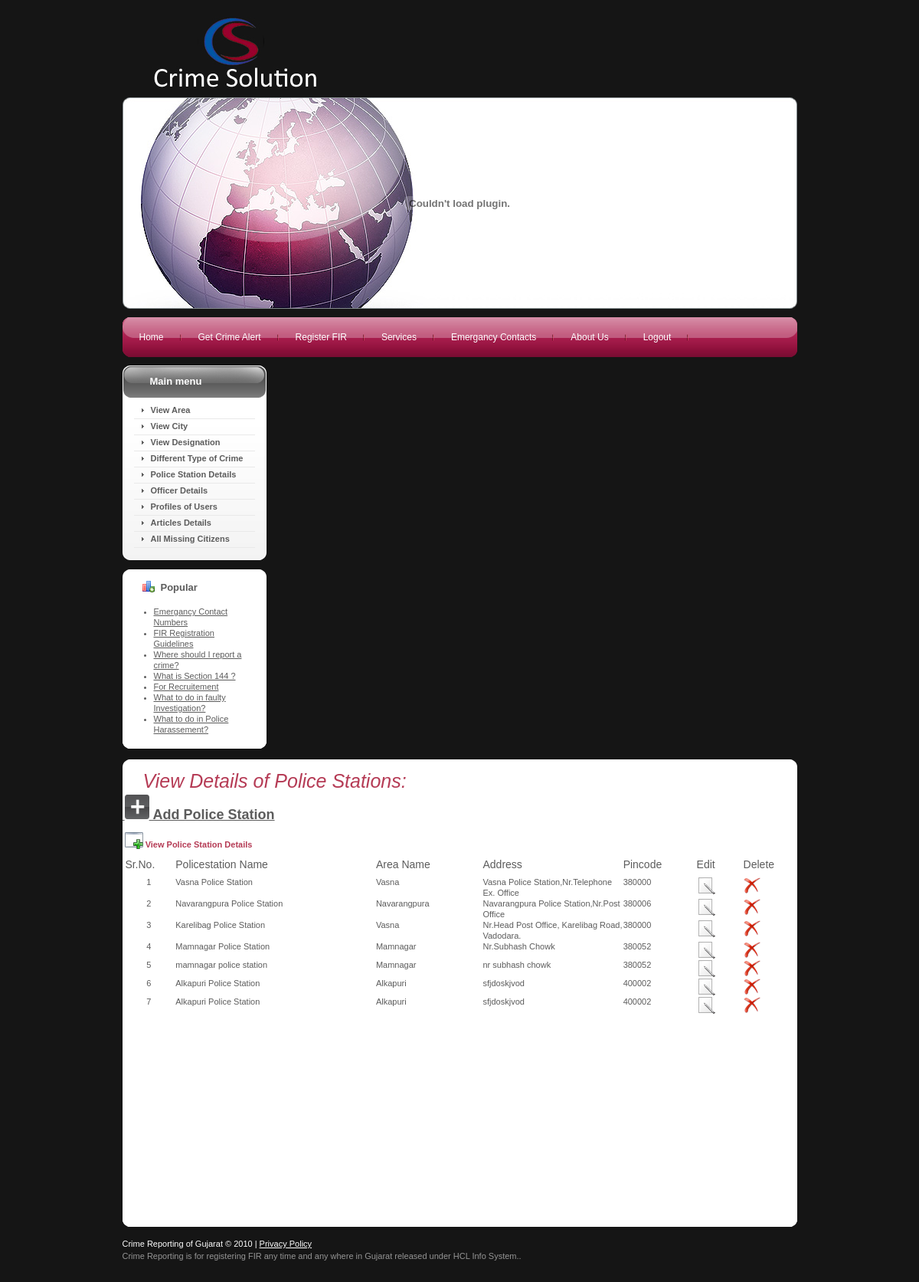
Page /viewpolice.php (signed in) on the committed database.
### tables this page shows
CREATE TABLE `mstr_policestation` (
  `poilcestation_id` int(10) unsigned NOT NULL auto_increment,
  `area_id` int(10) unsigned NOT NULL,
  `address` varchar(255) NOT NULL,
  `contact_no` int(10) unsigned NOT NULL,
  `Email_id` varchar(255) NOT NULL,
  `contact_person` varchar(45) NOT NULL,
  `starting_date` datetime NOT NULL,
  `policestation_name` varchar(45) NOT NULL,
  `city_id` int(10) unsigned NOT NULL,
  PRIMARY KEY  (`poilcestation_id`),
  KEY `FK_mstr_policestation_1` (`area_id`),
  KEY `FK_mstr_policestation_2` (`city_id`),
  CONSTRAINT `FK_mstr_policestation_1` FOREIGN KEY (`area_id`) REFERENCES `mstr_area` (`area_id`),
  CONSTRAINT `FK_mstr_policestation_2` FOREIGN KEY (`city_id`) REFERENCES `mstr_city` (`city_id`)
);

CREATE TABLE `mstr_area` (
  `area_id` int(10) unsigned NOT NULL auto_increment,
  `area_name` varchar(45) NOT NULL,
  `pincode` int(10) unsigned NOT NULL,
  `city_id` int(10) unsigned NOT NULL,
  PRIMARY KEY  (`area_id`),
  KEY `FK_mstr_area_1` (`city_id`),
  CONSTRAINT `FK_mstr_area_1` FOREIGN KEY (`city_id`) REFERENCES `mstr_city` (`city_id`)
);

### viewpolice.php (the view, shortened to what this page needs)
<?php
include("header.php");
include("sidebar.php");
$selectAllUserQuery = "select *from mstr_policestation mp,mstr_area a where a.area_id = mp.area_id";
$resultSet = mysql_query($selectAllUserQuery) or die(mysql_error());
?>
<div id="content">
  <div class="clear">
	<div id="container" class="wrapper-container">
       <div class="corner-top-left">
       <div class="corner-top-right">
       <div class="corner-bottom-left">
       <div class="corner-bottom-right">
      <h1><span class="componentheading"><em>View Details of Police Stations: </em></span></h1>
      <p><a href="policestationdetail.php">&nbsp;<img src="images/addButton.png" /><span class="style5">&nbsp;Add Police Station </span></a>
        </strong></p>
      <table width="99%">
        <tr>
          <th height="36" colspan="8" align="left" class="first"><span class="rowBorder">&nbsp;<img src="images/view.png" align="absbottom"/><span class="highlight"> View Police Station Details</span></span></th>
        </tr>
        <tr>
          	<td width="8%" height="23"><span class="style4 tableHeading style2">&nbsp;Sr.No.</span></td>
			<td width="30%"><span class="style4 tableHeading style2">Policestation Name</span></td>
			<td width="16%"><span class="style4 tableHeading style2">Area Name</span>	</td>
			<td width="21%"><span class="style4 tableHeading style2">Address</span></td>
			<td width="11%"><span class="style4 tableHeading style2">Pincode</span></td>
			<td width="7%"><span class="style4 tableHeading style2">Edit</span></td>
			<td width="7%"><span class="style4 tableHeading style2">Delete</span></td>
        </tr>
        <?php
	$i=1;
	while($record = mysql_fetch_array($resultSet))
	{
	?>
	<tr>
		<td align="center">
		<?php echo $i++; ?></td>
		<td><?php echo $record["policestation_name"];?></td>
		<td><?php echo $record["area_name"];?></td>
		<td><?php echo $record["address"];?></td>
		<td><?php echo $record["pincode"];?></td>
		<td><a href="editpolicestation1.php?psname=<?php echo $record["policestation_name"];?>">
		<img title="Edit crime type" src="images/edit.png"  /></a>
		</td>
	    <td><a href="deletepolicestation.php?psname=<?php echo $record["policestation_name"];?>">
		<img title="Delete crime type Details" src="images/delete.png" /></a></td>
  </tr>
<?php
}
?>
</table>
<p>&nbsp;</p>
      <p>&nbsp;</p>
      <p>&nbsp;</p>
      <p>&nbsp;</p>
      <p>&nbsp;</p>
      <p>&nbsp;</p>
      <p>&nbsp;</p>
      <p>&nbsp;</p>
      <p>&nbsp;</p>
      <p>&nbsp;</p>
       </div>
       </div>
	</div>
	</div>
	</div>
    <?php include("footer.php");?>

### files/template.css (style rules this page uses)
body, td, th, div, p, label { color:#5c5c5c; font:normal 11px/14px Verdana, Arial, Helvetica, sans-serif; }
a { color:#5c5c5c; text-decoration:underline; }
.componentheading { color:#B53B55; font-size:25px; font-weight:normal; line-height:140%; margin:0 0px 10px 0; padding:16px 0 2px 27px; font-family:Verdana, Arial, Helvetica, sans-serif; }
.highlight { color:#B53B55; font-weight:bold }
#body { background:#151515; }
.clear { width:100%; overflow:hidden; }
#container { overflow:hidden; height:100%; text-align:left; padding:2px 0 0 0; }
.wrapper-container .corner-top-left, .wrapper-box .corner-top-left { background:url(../images/corner1_top_left.gif) no-repeat left top #FFF; }
.wrapper-container .corner-top-right, .wrapper-box .corner-top-right { background:url(../images/corner1_top_right.gif) no-repeat right top; }
.wrapper-container .corner-bottom-left, .wrapper-box .corner-bottom-left { background:url(../images/corner1_bottom_left.gif) no-repeat left bottom; }
.wrapper-container .corner-bottom-right, .wrapper-box .corner-bottom-right { background:url(../images/corner1_bottom_right.gif) no-repeat right bottom; }
#container .corner-bottom-right { padding:11px 0 7px 0; }

### files/constant.css (style rules this page uses)
* { padding:0px 0px 0px 0px; margin:0px 0px 0px 0px; }
html { height:100% }
body { text-align:center; }
table { border-collapse:collapse; border:0px; padding:0; }
td { vertical-align:top }
th { text-align:left; vertical-align:top }
img { border:none }
h1 { font-size:130% }
p { padding:0px 0px 13px 0px; }

### css/template.css (style rules this page uses)
body, td, th, div, p, label { color:#5c5c5c; font:normal 11px/14px Verdana, Arial, Helvetica, sans-serif; }
a { color:#5c5c5c; text-decoration:underline; }
.componentheading { color:#B53B55; font-size:25px; font-weight:normal; line-height:140%; margin:0 0px 10px 0; padding:16px 0 2px 27px; font-family:Verdana, Arial, Helvetica, sans-serif; }
.highlight { color:#B53B55; font-weight:bold }
#body { background:#151515; }
.clear { width:100%; overflow:hidden; }
#container { overflow:hidden; height:100%; text-align:left; padding:2px 0 0 0; }
.wrapper-container .corner-top-left, .wrapper-box .corner-top-left { background:url(../images/corner1_top_left.gif) no-repeat left top #FFF; }
.wrapper-container .corner-top-right, .wrapper-box .corner-top-right { background:url(../images/corner1_top_right.gif) no-repeat right top; }
.wrapper-container .corner-bottom-left, .wrapper-box .corner-bottom-left { background:url(../images/corner1_bottom_left.gif) no-repeat left bottom; }
.wrapper-container .corner-bottom-right, .wrapper-box .corner-bottom-right { background:url(../images/corner1_bottom_right.gif) no-repeat right bottom; }
#container .corner-bottom-right { padding:11px 0 7px 0; }

### viewpolice.php (style rules this page uses)
.style2 { font-family: Verdana, Arial, Helvetica, sans-serif }
.style4 { font-size: 14px }
.style5 { font-size: 18px; font-weight: bold; }

### rows in the picture
mstr_policestation: policestation_name "Vasna Police Station", area.area_name "Vasna", address "Vasna Police Station,Nr.Telephone Ex. Office", area.pincode "380000"
mstr_policestation: policestation_name "Navarangpura Police Station", area.area_name "Navarangpura", address "Navarangpura Police Station,Nr.Post Office", area.pincode "380006"
mstr_policestation: policestation_name "Karelibag Police Station", area.area_name "Vasna", address "Nr.Head Post Office, Karelibag Road, Vadodara.", area.pincode "380000"
mstr_policestation: policestation_name "Mamnagar Police Station", area.area_name "Mamnagar", address "Nr.Subhash Chowk", area.pincode "380052"
mstr_policestation: policestation_name "mamnagar police station", area.area_name "Mamnagar", address "nr subhash chowk", area.pincode "380052"
mstr_policestation: policestation_name "Alkapuri Police Station", area.area_name "Alkapuri", address "sfjdoskjvod", area.pincode "400002"
mstr_policestation: policestation_name "Alkapuri Police Station", area.area_name "Alkapuri", address "sfjdoskjvod", area.pincode "400002"
